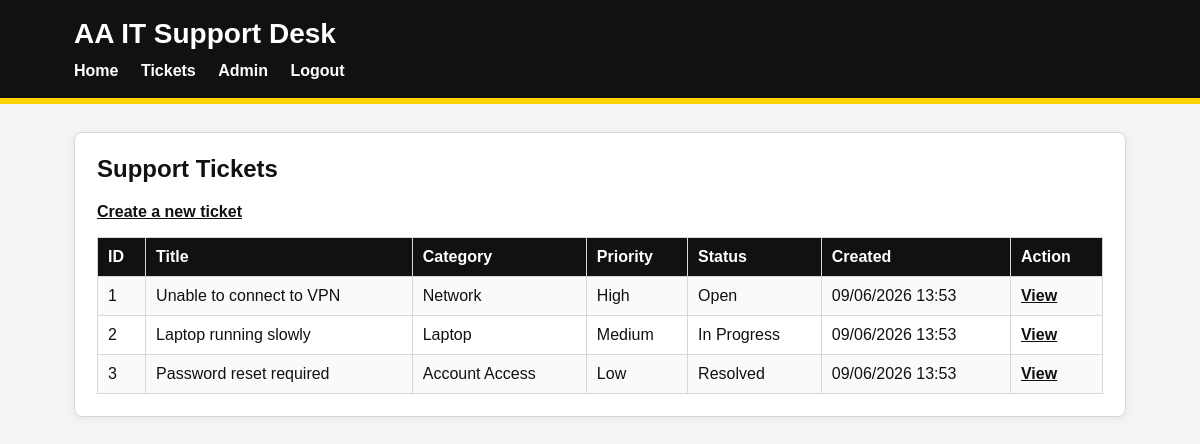
/tickets/ (signed in), run on the app's committed database.
### app/models.py (models this page shows)
class Ticket(db.Model):
    __tablename__ = "tickets"
    id = db.Column(db.Integer, primary_key=True)
    title = db.Column(db.String(120), nullable=False)
    description = db.Column(db.Text, nullable=False)
    priority = db.Column(db.String(20), nullable=False, default="Medium")
    status = db.Column(db.String(20), nullable=False, default="Open")
    created_at = db.Column(db.DateTime, default=datetime.utcnow)
    updated_at = db.Column(
        db.DateTime,
        default=datetime.utcnow,
        onupdate=datetime.utcnow
    )
    user_id = db.Column(db.Integer, db.ForeignKey("users.id"), nullable=False)
    category_id = db.Column(
        db.Integer,
        db.ForeignKey("categories.id"),
        nullable=False
    )
    created_by = db.relationship("User", back_populates="tickets")
    category = db.relationship("Category", back_populates="tickets")
    comments = db.relationship(
        "Comment",
        back_populates="ticket",
        cascade="all, delete-orphan",
        lazy=True
    )

class Category(db.Model):
    __tablename__ = "categories"
    id = db.Column(db.Integer, primary_key=True)
    name = db.Column(db.String(80), unique=True, nullable=False)
    description = db.Column(db.String(255), nullable=True)
    tickets = db.relationship("Ticket", back_populates="category", lazy=True)

### app/ticket_routes.py (the view)
@tickets.route("/")
@login_required
def list_tickets():
    user = get_current_user()
    if user.is_admin():
        user_tickets = Ticket.query.order_by(Ticket.created_at.desc()).all()
    else:
        user_tickets = Ticket.query.filter_by(user_id=user.id).order_by(
            Ticket.created_at.desc()
        ).all()
    return render_template("tickets/list.html", tickets=user_tickets)

### app/models.py (called while the page is built)
    def is_admin(self):
        return self.role == "admin"

### app/security.py (called while the page is built)
def get_current_user():
    user_id = session.get("user_id")
    if not user_id:
        return None
    return User.query.get(user_id)

def login_required(view):
    @wraps(view)
    def wrapped_view(**kwargs):
        if "user_id" not in session:
            flash("Please log in to access this page.", "error")
            return redirect(url_for("auth.login"))
        return view(**kwargs)
    return wrapped_view

### app/templates/tickets/list.html
{% extends "base.html" %}
{% block content %}
<h2>Support Tickets</h2>
<p><a href="{{ url_for('tickets.create_ticket') }}">Create a new ticket</a></p>
{% if tickets %}
    <table border="1" cellpadding="6">
        <tr>
            <th>ID</th>
            <th>Title</th>
            <th>Category</th>
            <th>Priority</th>
            <th>Status</th>
            <th>Created</th>
            <th>Action</th>
        </tr>
        {% for ticket in tickets %}
        <tr>
            <td>{{ ticket.id }}</td>
            <td>{{ ticket.title }}</td>
            <td>{{ ticket.category.name }}</td>
            <td>{{ ticket.priority }}</td>
            <td>{{ ticket.status }}</td>
            <td>{{ ticket.created_at.strftime("%d/%m/%Y %H:%M") }}</td>
            <td>
                <a href="{{ url_for('tickets.view_ticket', ticket_id=ticket.id) }}">View</a>
            </td>
        </tr>
        {% endfor %}
    </table>
{% else %}
    <p>No tickets found.</p>
{% endif %}
{% endblock %}

### app/static/style.css (style rules this page uses)
:root { --aa-yellow: #ffd200; --aa-dark: #111111; --aa-grey: #f4f4f4; --aa-border: #d8d8d8; --aa-white: #ffffff; }
* { box-sizing: border-box; }
body { margin: 0; font-family: Arial, Helvetica, sans-serif; background: var(--aa-grey); color: var(--aa-dark); }
h2, h3 { margin-top: 0; }
a { color: #111111; font-weight: bold; }
table { width: 100%; border-collapse: collapse; background: var(--aa-white); }
th { background: var(--aa-dark); color: var(--aa-white); }
th, td { padding: 10px; border: 1px solid var(--aa-border); text-align: left; }
tr:nth-child(even) { background: #fafafa; }

### data on the page
Ticket: id "1", title "Unable to connect to VPN", category.name "Network", priority "High", status "Open", created_at "09/06/2026 13:53"
Ticket: id "2", title "Laptop running slowly", category.name "Laptop", priority "Medium", status "In Progress", created_at "09/06/2026 13:53"
Ticket: id "3", title "Password reset required", category.name "Account Access", priority "Low", status "Resolved", created_at "09/06/2026 13:53"
